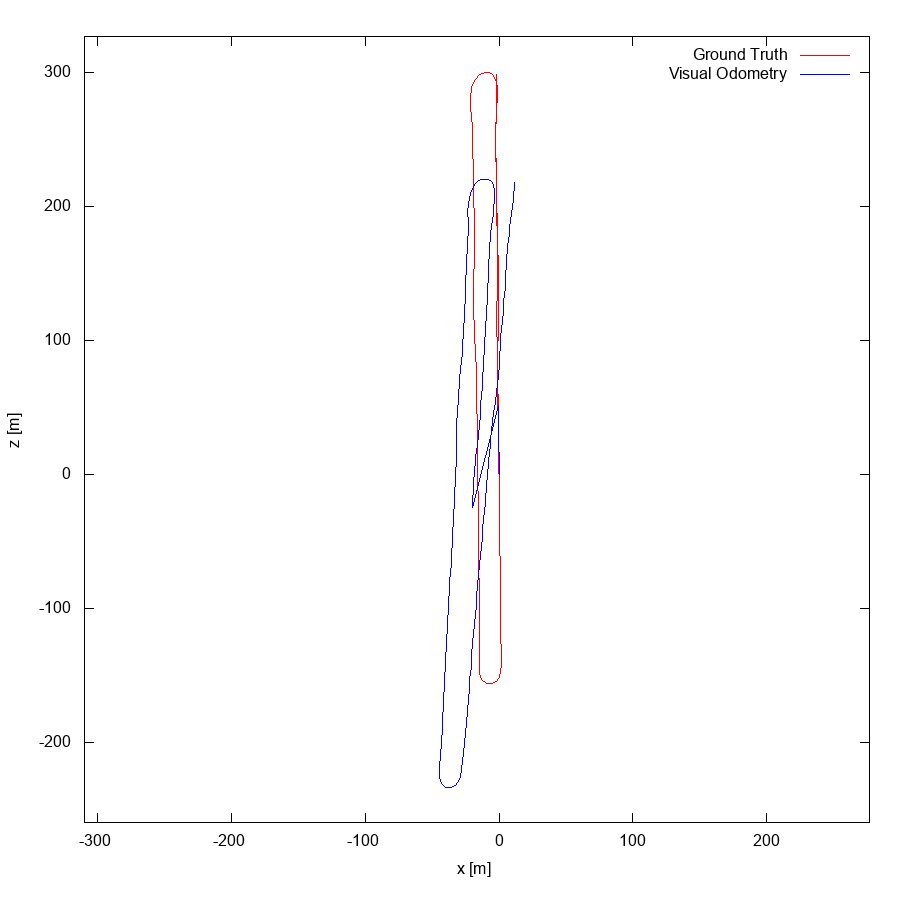

Recreate this plot in gnuplot.
set term postscript eps enhanced color
set output "00.eps"
set size ratio -1
set xrange [-310:277]
set yrange [-260:327]
set xlabel "x [m]"
set ylabel "z [m]"
plot "00.txt" using 1:2 lc rgb "#FF0000" title 'Ground Truth' w lines,"00.txt" using 3:4 lc rgb "#0000FF" title 'Visual Odometry' w lines,"< head -1 00.txt" using 1:2 lc rgb "#000000" pt 4 ps 1 lw 2 title 'Sequence Start' w points
